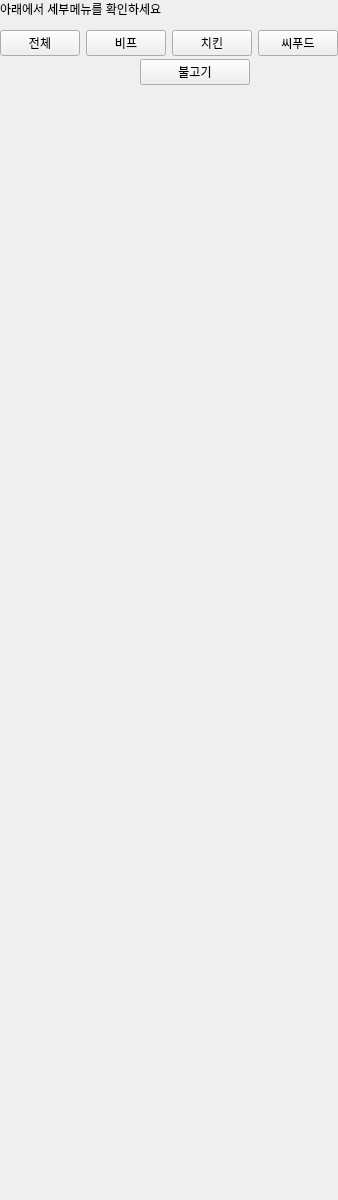
                   <widget class="QWidget" name="scrollAreaWidgetContents_6">
                    <property name="geometry">
                     <rect>
                      <x>0</x>
                      <y>0</y>
                      <width>250</width>
                      <height>1200</height>
                     </rect>
                    </property>
                    <layout class="QVBoxLayout" name="verticalLayout_63">
                     <property name="spacing">
                      <number>0</number>
                     </property>
                     <property name="leftMargin">
                      <number>0</number>
                     </property>
                     <property name="topMargin">
                      <number>0</number>
                     </property>
                     <property name="rightMargin">
                      <number>0</number>
                     </property>
                     <property name="bottomMargin">
                      <number>0</number>
                     </property>
                     <item>
                      <widget class="QWidget" name="widget_58" native="true">
                       <property name="minimumSize">
                        <size>
                         <width>0</width>
                         <height>1200</height>
                        </size>
                       </property>
                       <layout class="QVBoxLayout" name="verticalLayout_64">
                        <property name="spacing">
                         <number>10</number>
                        </property>
                        <property name="leftMargin">
                         <number>0</number>
                        </property>
                        <property name="topMargin">
                         <number>0</number>
                        </property>
                        <property name="rightMargin">
                         <number>0</number>
                        </property>
                        <property name="bottomMargin">
                         <number>0</number>
                        </property>
                        <item>
                         <widget class="QLabel" name="label_home_1_title_3">
                          <property name="maximumSize">
                           <size>
                            <width>16777215</width>
                            <height>30</height>
                           </size>
                          </property>
                          <property name="text">
                           <string>아래에서 세부메뉴를 확인하세요</string>
                          </property>
                         </widget>
                        </item>
                        <item>
                         <widget class="QWidget" name="btn_group_body" native="true">
                          <property name="minimumSize">
                           <size>
                            <width>0</width>
                            <height>60</height>
                           </size>
                          </property>
                          <property name="maximumSize">
                           <size>
                            <width>16777215</width>
                            <height>60</height>
                           </size>
                          </property>
                          <property name="styleSheet">
                           <string notr="true"/>
                          </property>
                          <layout class="QVBoxLayout" name="verticalLayout_65">
                           <property name="spacing">
                            <number>0</number>
                           </property>
                           <property name="leftMargin">
                            <number>0</number>
                           </property>
                           <property name="topMargin">
                            <number>0</number>
                           </property>
                           <property name="rightMargin">
                            <number>0</number>
                           </property>
                           <property name="bottomMargin">
                            <number>0</number>
                           </property>
                           <item>
                            <widget class="QWidget" name="widget_60" native="true">
                             <property name="minimumSize">
                              <size>
                               <width>0</width>
                               <height>27</height>
                              </size>
                             </property>
                             <property name="maximumSize">
                              <size>
                               <width>16777215</width>
                               <height>27</height>
                              </size>
                             </property>
                             <layout class="QHBoxLayout" name="horizontalLayout_33">
                              <property name="leftMargin">
                               <number>0</number>
                              </property>
                              <property name="topMargin">
                               <number>0</number>
                              </property>
                              <property name="rightMargin">
                               <number>0</number>
                              </property>
                              <property name="bottomMargin">
                               <number>0</number>
                              </property>
                              <item>
                               <widget class="QPushButton" name="btn_whole_burger">
                                <property name="text">
                                 <string>전체</string>
                                </property>
                               </widget>
                              </item>
                              <item>
                               <widget class="QPushButton" name="btn_beef_burger">
                                <property name="text">
                                 <string>비프</string>
                                </property>
                               </widget>
                              </item>
                              <item>
                               <widget class="QPushButton" name="btn_chicken_burger">
                                <property name="text">
                                 <string>치킨</string>
                                </property>
                               </widget>
                              </item>
                              <item>
                               <widget class="QPushButton" name="btn_seafood_burger">
                                <property name="text">
                                 <string>씨푸드</string>
                                </property>
                               </widget>
                              </item>
                             </layout>
                            </widget>
                           </item>
                           <item>
                            <widget class="QWidget" name="widget_61" native="true">
                             <property name="minimumSize">
                              <size>
                               <width>250</width>
                               <height>27</height>
                              </size>
                             </property>
                             <property name="maximumSize">
                              <size>
                               <width>200</width>
                               <height>27</height>
                              </size>
                             </property>
                             <layout class="QHBoxLayout" name="horizontalLayout_34">
                              <property name="spacing">
                               <number>0</number>
                              </property>
                              <property name="leftMargin">
                               <number>0</number>
                              </property>
                              <property name="topMargin">
                               <number>0</number>
                              </property>
                              <property name="rightMargin">
                               <number>0</number>
                              </property>
                              <property name="bottomMargin">
                               <number>0</number>
                              </property>
                              <item>
                               <spacer name="horizontalSpacer_20">
                                <property name="orientation">
                                 <enum>Qt::Horizontal</enum>
                                </property>
                                <property name="sizeType">
                                 <enum>QSizePolicy::Fixed</enum>
                                </property>
                                <property name="sizeHint" stdset="0">
                                 <size>
                                  <width>140</width>
                                  <height>40</height>
                                 </size>
                                </property>
                               </spacer>
                              </item>
                              <item>
                               <widget class="QPushButton" name="btn_pig_burger">
                                <property name="text">
                                 <string>불고기</string>
                                </property>
                               </widget>
                              </item>
                             </layout>
                            </widget>
                           </item>
                          </layout>
                         </widget>
                        </item>
                        <item>
                         <widget class="QStackedWidget" name="stackedWidget_carusel_menu_burger">
                          <widget class="QWidget" name="widget_carusel_menu_3"/>
                          <widget class="QWidget" name="page_beef"/>
                          <widget class="QWidget" name="page_chicken"/>
                          <widget class="QWidget" name="page_seafood"/>
                          <widget class="QWidget" name="page_pork"/>
                         </widget>
                        </item>
                       </layout>
                      </widget>
                     </item>
                    </layout>
                   </widget>
